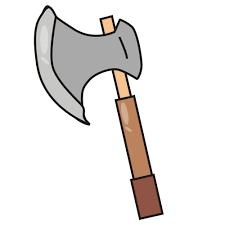
#> input picture sample-images/sample-image (1).jpg, 225 x 225 px
$ python -i preprocess.py   (imports and definitions only)
#> lines starting #> are read from the running program, lines starting #| are printed output that depends on the picture; after the words box and inside, x2 and y2 are one past the last pixel; in counts of white or black regions, pixels touching at a corner belong together
#> further down, picture is the input picture: shape (225, 225, 3); mean B, G, R 229.2, 230.8, 233.6
import numpy as np
import cv2
from tensorflow._api.v2.image import image_gradients

# Remove salt and pepper noise
def deblur(img, intensity):
    if intensity == 0:
        return img

    if intensity == 1:
        img = cv2.medianBlur(img, 3)
    elif intensity == 2:
        img = cv2.medianBlur(img, 5)
        img = cv2.medianBlur(img, 7)
    elif intensity == 3:
        img = cv2.medianBlur(img, 3)
        img = cv2.medianBlur(img, 5)
        img = cv2.medianBlur(img, 7)
    else:
        raise Exception("Invalid deblur intensity")

    return img

# Perform edge detection on binary image using morphological gradient
def detect_edges(img, threshold=150):
#> called with threshold = 150
    kernel = np.ones((5, 6), np.uint8)

    gray = cv2.cvtColor(img, cv2.COLOR_BGR2GRAY)
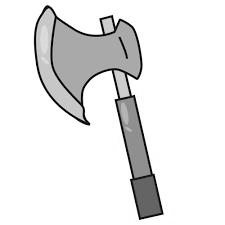
#> gray: shape (225, 225); min 0, max 255, mean 231.5
    dilated = cv2.dilate(gray, kernel, iterations=1)
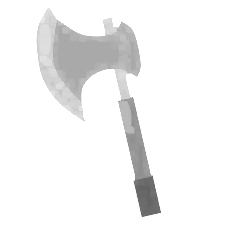
#> dilated: shape (225, 225); min 100, max 255, mean 242.3
    diff = cv2.absdiff(dilated, gray)
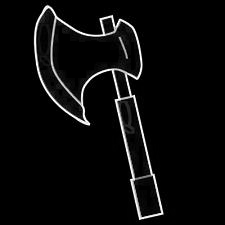
#> diff: shape (225, 225); min 0, max 255, mean 10.8
    (T, edges) = cv2.threshold(diff, threshold, 255, cv2.THRESH_BINARY)
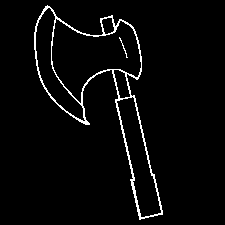
#> edges: shape (225, 225); 3.3% white in thin lines or dots, all inside (x1, y1, x2, y2) = (34, 5, 163, 220)
#> T = 150

    # Perform thinning using Guo-Hall algorithm
    edges = 255 * thin_edges(np.array(edges // 255))
    edges = cv2.bitwise_not(edges)

    return edges

# Perform thinning using the Guo-Hall thinning algorithm
def thin_edges(src):
    def iteration(src, iter):
        marker = np.ones(src.shape, np.uint8)
        h, w = src.shape
        changed = 0
        for j, i in np.transpose(np.nonzero(src)):
            if i == 0 or i == w - 1:
                continue
            if j == 0 or j == h - 1:
                continue
            assert src.item(j, i) != 0
            p2 = src.item((j, i - 1))
            p3 = src.item((j + 1, i - 1))
            p4 = src.item((j + 1, i))
            p5 = src.item((j + 1, i + 1))
            p6 = src.item((j, i + 1))
            p7 = src.item((j - 1, i + 1))
            p8 = src.item((j - 1, i))
            p9 = src.item((j - 1, i - 1))
            C = (
                (~p2 & (p3 | p4))
                + (~p4 & (p5 | p6))
                + (~p6 & (p7 | p8))
                + (~p8 & (p9 | p2))
            )
            N1 = (p9 | p2) + (p3 | p4) + (p5 | p6) + (p7 | p8)
            N2 = (p2 | p3) + (p4 | p5) + (p6 | p7) + (p8 | p9)
            N = min(N1, N2)
            if iter == 0:
                m = p8 & (p6 | p7 | ~p9)
            else:
                m = p4 & (p2 | p3 | ~p5)
            if C == 1 and 2 <= N <= 3 and m == 0:
                marker[(j, i)] = 0
                changed += 1
        return src & marker, changed

    dst = src.copy()
    i = 0
    while True:
        i += 1
        dst, changed = iteration(dst, 0)
        dst, changed2 = iteration(dst, 1)

        d = changed + changed2
        if d == 0:
            break

        # Safegaurd against infinite loop
        if i == 25:
            break
#> this loop made 4 passes
#> (changed2, d) on passes 1 to 4: (132, 848), (4, 14), (1, 1), (0, 0)
#> pass 1, in thin_edges, `dst, changed = iteration(dst, 0)`:
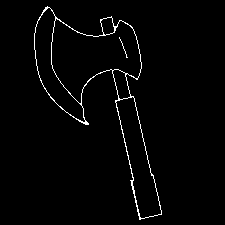
#> dst: shape (225, 225); values 0 (black) and 1 (white), 1.9% white in thin lines or dots, all inside (x1, y1, x2, y2) = (34, 6, 162, 220)
#> pass 1, in thin_edges, `dst, changed2 = iteration(dst, 1)`:
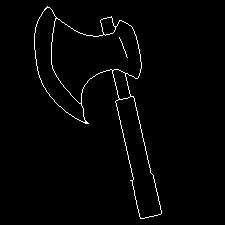
#> dst: shape (225, 225); values 0 (black) and 1 (white), 1.7% white in thin lines or dots, all inside (x1, y1, x2, y2) = (34, 6, 162, 219)
#> after the loop: dst: shape (225, 225); values 0 (black) and 1 (white), 1.6% white in thin lines or dots, all inside (x1, y1, x2, y2) = (34, 7, 162, 219)
#> after the loop, i = 4

    return dst

>>> import cv2
>>> picture = cv2.imread('sample-images/sample-image (1).jpg')
>>> result = detect_edges(picture)

$ run again, on sample-images/sample-image (10).jpg
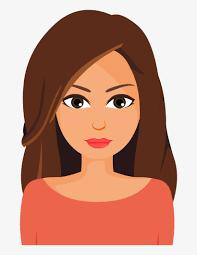
#> input picture sample-images/sample-image (10).jpg, 197 x 255 px
#> picture is the input picture: shape (255, 197, 3); mean B, G, R 130.9, 147.8, 195.8
#> in detect_edges, `(T, edges) = cv2.threshold(diff, threshold, 255, cv2.THRESH_BINARY)`:
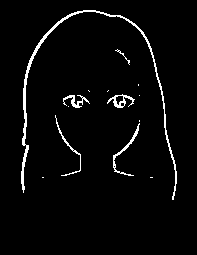
#> edges: shape (255, 197); 3.3% white in thin lines or dots, all inside (x1, y1, x2, y2) = (21, 10, 177, 200)
#> T = 150
#> the loop in thin_edges, `while True:` made 3 passes
#> (changed2, d) on passes 1 to 3: (283, 874), (6, 66), (0, 0)
#> pass 1, in thin_edges, `dst, changed2 = iteration(dst, 1)`:
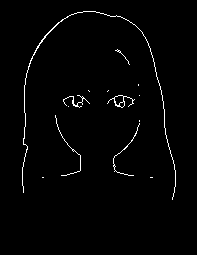
#> dst: shape (255, 197); values 0 (black) and 1 (white), 1.6% white in thin lines or dots, all inside (x1, y1, x2, y2) = (22, 11, 176, 200)
#> after the loop in thin_edges, `while True:`: i = 3

$ run again, on sample-images/sample-image (11).jpg
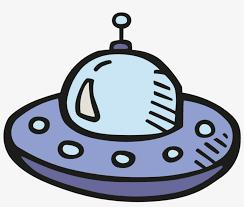
#> input picture sample-images/sample-image (11).jpg, 244 x 207 px
#> picture is the input picture: shape (207, 244, 3); mean B, G, R 195.8, 184.6, 178.9
#> in detect_edges, `(T, edges) = cv2.threshold(diff, threshold, 255, cv2.THRESH_BINARY)`:
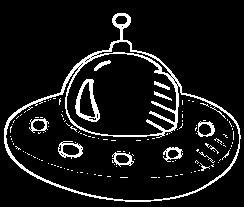
#> edges: shape (207, 244); 8.8% white in thin lines or dots, all inside (x1, y1, x2, y2) = (4, 13, 241, 202)
#> T = 150
#> the loop in thin_edges, `while True:` made 5 passes
#> (changed2, d) on passes 1 to 5: (804, 2101), (89, 413), (6, 24), (2, 3), (0, 0)
#> pass 2, in thin_edges, `dst, changed2 = iteration(dst, 1)`:
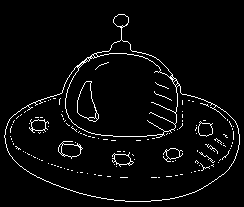
#> dst: shape (207, 244); values 0 (black) and 1 (white), 3.8% white in thin lines or dots, all inside (x1, y1, x2, y2) = (4, 14, 240, 202)
#> after the loop in thin_edges, `while True:`: i = 5

$ run again, on sample-images/sample-image (12).jpg
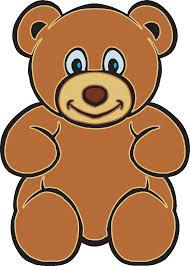
#> input picture sample-images/sample-image (12).jpg, 190 x 266 px
#> picture is the input picture: shape (266, 190, 3); mean B, G, R 102.5, 136.1, 179.5
#> in detect_edges, `(T, edges) = cv2.threshold(diff, threshold, 255, cv2.THRESH_BINARY)`:
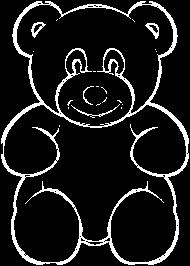
#> edges: shape (266, 190); 10.8% white; 21 white regions (16 under 20 px), largest, box (x1, y1, x2, y2) and area: (1, 1, 189, 265) 5069, (145, 23, 159, 39) 95, (31, 22, 46, 38) 91, (71, 104, 120, 118) 83, (83, 86, 94, 105) 42
#> T = 150
#> the loop in thin_edges, `while True:` made 4 passes
#> (changed2, d) on passes 1 to 4: (1122, 2644), (229, 830), (14, 52), (0, 0)
#> pass 2, in thin_edges, `dst, changed2 = iteration(dst, 1)`:
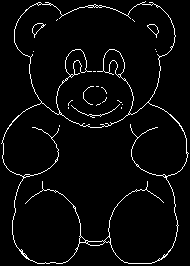
#> dst: shape (266, 190); values 0 (black) and 1 (white), 3.9% white in thin lines or dots
#> after the loop in thin_edges, `while True:`: i = 4
